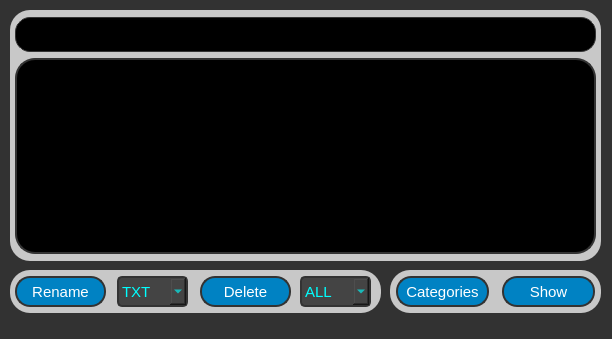
<?xml version="1.0" encoding="UTF-8"?>
<ui version="4.0">
 <class>FileOrganizer</class>
 <widget class="QMainWindow" name="FileOrganizer">
  <property name="geometry">
   <rect>
    <x>0</x>
    <y>0</y>
    <width>612</width>
    <height>339</height>
   </rect>
  </property>
  <property name="minimumSize">
   <size>
    <width>0</width>
    <height>0</height>
   </size>
  </property>
  <property name="maximumSize">
   <size>
    <width>10000</width>
    <height>10000</height>
   </size>
  </property>
  <property name="windowTitle">
   <string>File Organizer</string>
  </property>
  <property name="styleSheet">
   <string notr="true">QWidget {
	font: 11pt &quot;Ubuntu&quot;;
	background-color: rgb(50, 50, 50);
 }

QLineEdit{ 
	border-radius: 15px;
	border: 1px solid #333;
	background-color: rgb(0, 0, 0);
	color: rgb(0, 170, 255);
}

QPushButton {
	border-radius: 15px;
	border: 2px solid #333;
	background-color: rgb(0, 130, 195);
	color: rgb(255, 255, 255);
}

QTextBrowser {
	border-radius: 5px;
	border: 2px solid #333;
	color: rgb(0, 170, 255);
	font: 12pt &quot;Consolas&quot;;
}

QGroupBox {
	border-radius: 5px;
	background-color: rgb(0, 0, 0);
	color: rgb(0, 255, 127);
}

QComboBox {
	border-radius: 5px;
	border: 2px solid #333;
	background-color: rgb(68, 68, 68); 
	color: rgb(0, 255, 255);
}

QFrame {
	border-radius: 20px;
	background-color: rgb(200, 200, 200);
}</string>
  </property>
  <widget class="QWidget" name="centralwidget">
   <widget class="QFrame" name="frame">
    <property name="geometry">
     <rect>
      <x>10</x>
      <y>270</y>
      <width>371</width>
      <height>43</height>
     </rect>
    </property>
    <property name="styleSheet">
     <string notr="true"/>
    </property>
    <property name="frameShape">
     <enum>QFrame::Shape::StyledPanel</enum>
    </property>
    <property name="frameShadow">
     <enum>QFrame::Shadow::Raised</enum>
    </property>
    <widget class="QPushButton" name="Rename">
     <property name="geometry">
      <rect>
       <x>5</x>
       <y>6</y>
       <width>91</width>
       <height>31</height>
      </rect>
     </property>
     <property name="font">
      <font>
       <family>Ubuntu</family>
       <pointsize>11</pointsize>
       <italic>false</italic>
       <bold>false</bold>
      </font>
     </property>
     <property name="styleSheet">
      <string notr="true"/>
     </property>
     <property name="text">
      <string>Rename</string>
     </property>
    </widget>
    <widget class="QComboBox" name="RenameComboBox">
     <property name="geometry">
      <rect>
       <x>107</x>
       <y>6</y>
       <width>71</width>
       <height>31</height>
      </rect>
     </property>
     <property name="font">
      <font>
       <family>Ubuntu</family>
       <pointsize>11</pointsize>
       <italic>false</italic>
       <bold>false</bold>
      </font>
     </property>
     <property name="layoutDirection">
      <enum>Qt::LayoutDirection::LeftToRight</enum>
     </property>
     <property name="styleSheet">
      <string notr="true">QFrame {
	border-radius: 20px;
	background-color: rgb(70, 70, 70);
	color: rgb(85, 255, 255);
}</string>
     </property>
     <item>
      <property name="text">
       <string>TXT</string>
      </property>
     </item>
     <item>
      <property name="text">
       <string>PNG</string>
      </property>
     </item>
     <item>
      <property name="text">
       <string>JPG</string>
      </property>
     </item>
     <item>
      <property name="text">
       <string>MP4</string>
      </property>
     </item>
     <item>
      <property name="text">
       <string>MKV</string>
      </property>
     </item>
     <item>
      <property name="text">
       <string>MP3</string>
      </property>
     </item>
     <item>
      <property name="text">
       <string>GIF</string>
      </property>
     </item>
     <item>
      <property name="text">
       <string>WEBP</string>
      </property>
     </item>
     <item>
      <property name="text">
       <string>WEBM</string>
      </property>
     </item>
    </widget>
    <widget class="QPushButton" name="Delete">
     <property name="geometry">
      <rect>
       <x>190</x>
       <y>6</y>
       <width>91</width>
       <height>31</height>
      </rect>
     </property>
     <property name="font">
      <font>
       <family>Ubuntu</family>
       <pointsize>11</pointsize>
       <italic>false</italic>
       <bold>false</bold>
      </font>
     </property>
     <property name="styleSheet">
      <string notr="true"/>
     </property>
     <property name="text">
      <string>Delete</string>
     </property>
    </widget>
    <widget class="QComboBox" name="DeleteComboBox">
     <property name="geometry">
      <rect>
       <x>290</x>
       <y>6</y>
       <width>71</width>
       <height>31</height>
      </rect>
     </property>
     <property name="font">
      <font>
       <family>Ubuntu</family>
       <pointsize>11</pointsize>
       <italic>false</italic>
       <bold>false</bold>
      </font>
     </property>
     <property name="toolTip">
      <string>&lt;html&gt;&lt;head/&gt;&lt;body&gt;&lt;p&gt;&lt;br/&gt;&lt;/p&gt;&lt;/body&gt;&lt;/html&gt;</string>
     </property>
     <property name="styleSheet">
      <string notr="true">QFrame {
	border-radius: 20px;
	background-color: rgb(70, 70, 70);
	color: rgb(85, 255, 255);
}</string>
     </property>
     <item>
      <property name="text">
       <string>ALL</string>
      </property>
     </item>
     <item>
      <property name="text">
       <string>TXT</string>
      </property>
     </item>
     <item>
      <property name="text">
       <string>PNG</string>
      </property>
     </item>
     <item>
      <property name="text">
       <string>JPG</string>
      </property>
     </item>
     <item>
      <property name="text">
       <string>MP4</string>
      </property>
     </item>
     <item>
      <property name="text">
       <string>MKV</string>
      </property>
     </item>
     <item>
      <property name="text">
       <string>MP3</string>
      </property>
     </item>
     <item>
      <property name="text">
       <string>GIF</string>
      </property>
     </item>
     <item>
      <property name="text">
       <string>WEBP</string>
      </property>
     </item>
     <item>
      <property name="text">
       <string>WEBM</string>
      </property>
     </item>
     <item>
      <property name="text">
       <string>ETC</string>
      </property>
     </item>
    </widget>
   </widget>
   <widget class="QFrame" name="frame_2">
    <property name="geometry">
     <rect>
      <x>390</x>
      <y>270</y>
      <width>211</width>
      <height>43</height>
     </rect>
    </property>
    <property name="styleSheet">
     <string notr="true">
</string>
    </property>
    <property name="frameShape">
     <enum>QFrame::Shape::StyledPanel</enum>
    </property>
    <property name="frameShadow">
     <enum>QFrame::Shadow::Raised</enum>
    </property>
    <widget class="QPushButton" name="Categories">
     <property name="geometry">
      <rect>
       <x>6</x>
       <y>6</y>
       <width>93</width>
       <height>31</height>
      </rect>
     </property>
     <property name="font">
      <font>
       <family>Ubuntu</family>
       <pointsize>11</pointsize>
       <italic>false</italic>
       <bold>false</bold>
      </font>
     </property>
     <property name="styleSheet">
      <string notr="true"/>
     </property>
     <property name="text">
      <string>Categories</string>
     </property>
    </widget>
    <widget class="QPushButton" name="Show">
     <property name="geometry">
      <rect>
       <x>112</x>
       <y>6</y>
       <width>93</width>
       <height>31</height>
      </rect>
     </property>
     <property name="font">
      <font>
       <family>Ubuntu</family>
       <pointsize>11</pointsize>
       <italic>false</italic>
       <bold>false</bold>
      </font>
     </property>
     <property name="styleSheet">
      <string notr="true"/>
     </property>
     <property name="text">
      <string>Show</string>
     </property>
    </widget>
   </widget>
   <widget class="QFrame" name="frame_4">
    <property name="geometry">
     <rect>
      <x>10</x>
      <y>10</y>
      <width>591</width>
      <height>251</height>
     </rect>
    </property>
    <property name="styleSheet">
     <string notr="true">
</string>
    </property>
    <property name="frameShape">
     <enum>QFrame::Shape::StyledPanel</enum>
    </property>
    <property name="frameShadow">
     <enum>QFrame::Shadow::Raised</enum>
    </property>
    <widget class="QTextBrowser" name="Logs">
     <property name="geometry">
      <rect>
       <x>5</x>
       <y>48</y>
       <width>581</width>
       <height>196</height>
      </rect>
     </property>
     <property name="font">
      <font>
       <family>Consolas</family>
       <pointsize>12</pointsize>
       <italic>false</italic>
       <bold>false</bold>
      </font>
     </property>
     <property name="styleSheet">
      <string notr="true">background-color: rgb(0, 0, 0);</string>
     </property>
    </widget>
    <widget class="QLineEdit" name="Path">
     <property name="geometry">
      <rect>
       <x>5</x>
       <y>7</y>
       <width>581</width>
       <height>35</height>
      </rect>
     </property>
     <property name="font">
      <font>
       <family>Ubuntu</family>
       <pointsize>11</pointsize>
       <italic>false</italic>
       <bold>false</bold>
      </font>
     </property>
     <property name="styleSheet">
      <string notr="true"/>
     </property>
     <property name="text">
      <string/>
     </property>
     <property name="alignment">
      <set>Qt::AlignmentFlag::AlignCenter</set>
     </property>
    </widget>
   </widget>
  </widget>
  <widget class="QMenuBar" name="menubar">
   <property name="geometry">
    <rect>
     <x>0</x>
     <y>0</y>
     <width>612</width>
     <height>23</height>
    </rect>
   </property>
  </widget>
  <widget class="QStatusBar" name="statusbar"/>
  <action name="LIGHT">
   <property name="text">
    <string>Set Light Mode</string>
   </property>
   <property name="shortcut">
    <string>Ctrl+1</string>
   </property>
  </action>
  <action name="DARK">
   <property name="text">
    <string>Set Dark Mode</string>
   </property>
   <property name="shortcut">
    <string>Ctrl+2</string>
   </property>
  </action>
  <action name="PURPLE">
   <property name="text">
    <string>Set Purple Mode</string>
   </property>
   <property name="shortcut">
    <string>Ctrl+4</string>
   </property>
  </action>
  <action name="BLUE">
   <property name="text">
    <string>Set Blue Mode</string>
   </property>
   <property name="shortcut">
    <string>Ctrl+5</string>
   </property>
  </action>
  <action name="ABOUT">
   <property name="text">
    <string>About</string>
   </property>
   <property name="shortcut">
    <string/>
   </property>
  </action>
  <action name="actionHelp">
   <property name="text">
    <string>Help ?</string>
   </property>
  </action>
  <action name="DEFUALT">
   <property name="text">
    <string>Defualt</string>
   </property>
   <property name="shortcut">
    <string>Ctrl+0</string>
   </property>
  </action>
  <action name="GRAY">
   <property name="text">
    <string>Set Gray Mode</string>
   </property>
   <property name="shortcut">
    <string>Ctrl+3</string>
   </property>
  </action>
 </widget>
 <resources/>
 <connections/>
</ui>
